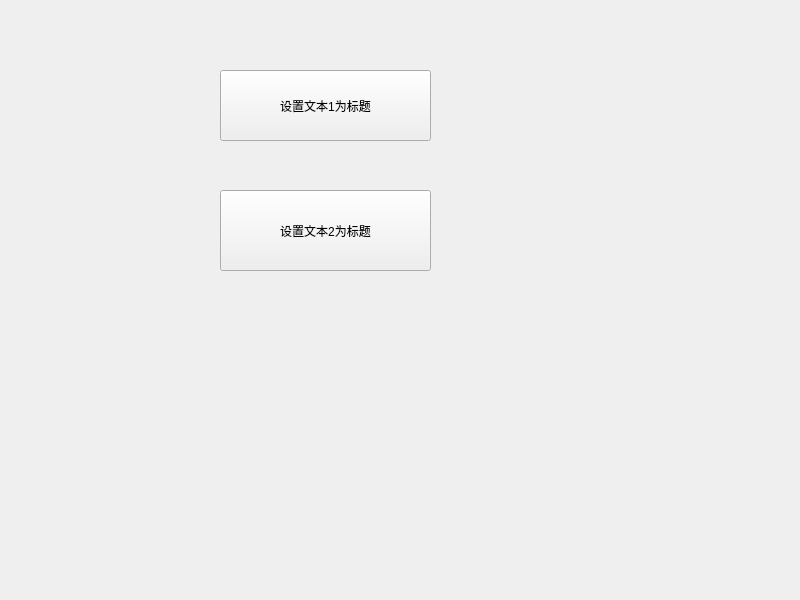
<?xml version="1.0" encoding="UTF-8"?>
<ui version="4.0">
 <class>Widget</class>
 <widget class="QWidget" name="Widget">
  <property name="geometry">
   <rect>
    <x>0</x>
    <y>0</y>
    <width>800</width>
    <height>600</height>
   </rect>
  </property>
  <property name="windowTitle">
   <string>Widget</string>
  </property>
  <widget class="QPushButton" name="pushButton">
   <property name="geometry">
    <rect>
     <x>220</x>
     <y>70</y>
     <width>211</width>
     <height>71</height>
    </rect>
   </property>
   <property name="text">
    <string>设置文本1为标题</string>
   </property>
  </widget>
  <widget class="QPushButton" name="pushButton_2">
   <property name="geometry">
    <rect>
     <x>220</x>
     <y>190</y>
     <width>211</width>
     <height>81</height>
    </rect>
   </property>
   <property name="text">
    <string>设置文本2为标题</string>
   </property>
  </widget>
 </widget>
 <resources/>
 <connections/>
</ui>
